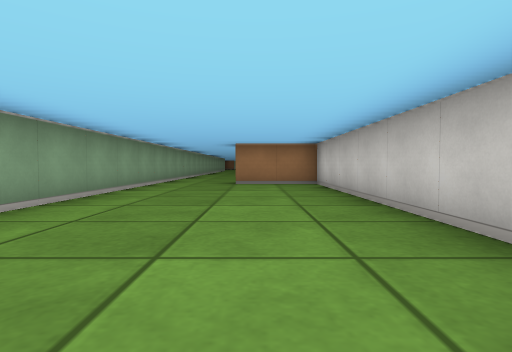
view 1 (above)

16 first-person views from a walk through a cub3D level. The camera is about half as high as the walls, tilts 2° down and sees 80° across. The floor is counted in squares. Each view is taken from the middle of a square. On the plan, view 1 faces up. The plan holds only what a view shows up to about 9 squares ahead; the rest is blank.

view 2
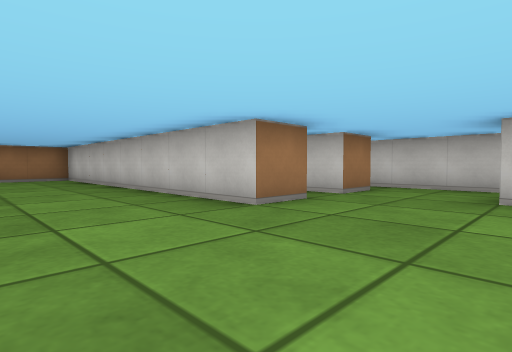

view 3
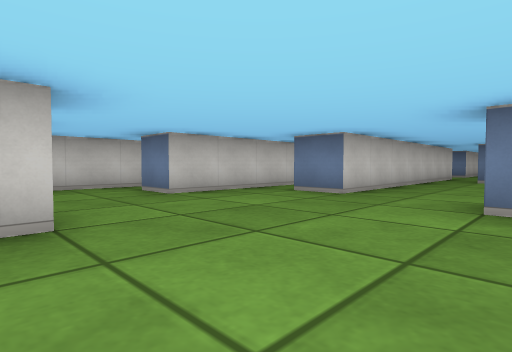

view 4
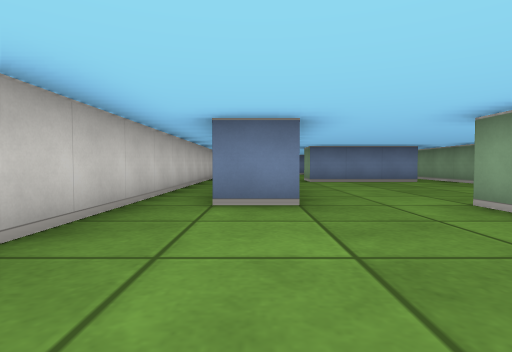

view 5
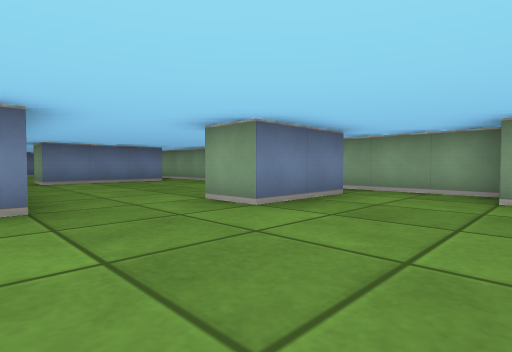

view 6
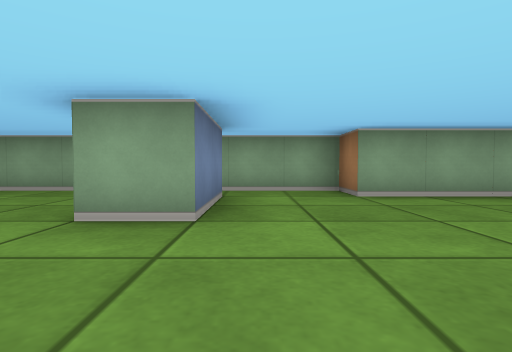

view 7
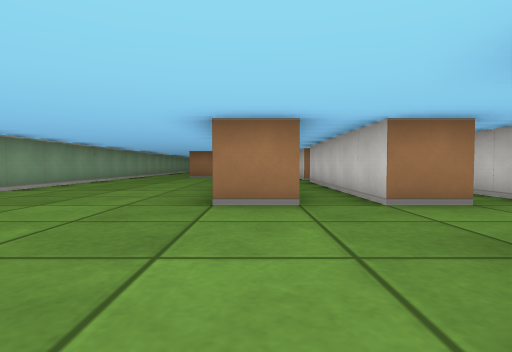

view 8
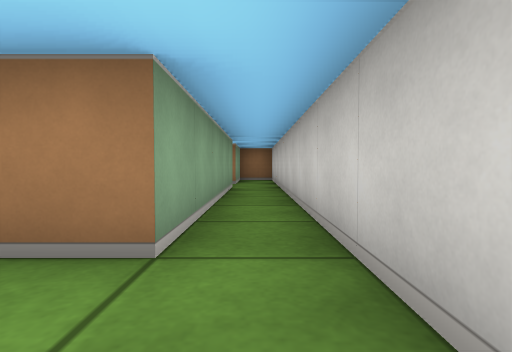

view 9
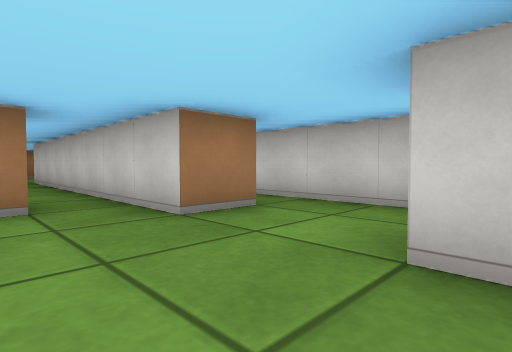

view 10
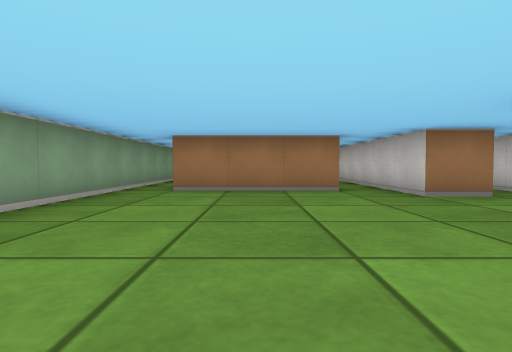

view 11
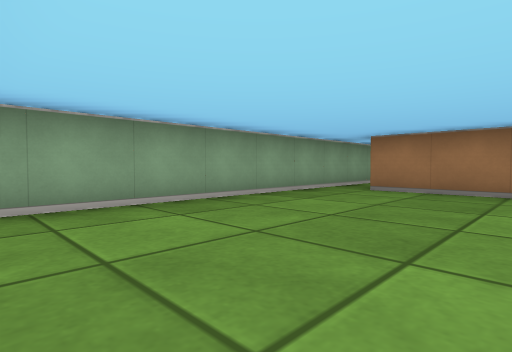

view 12
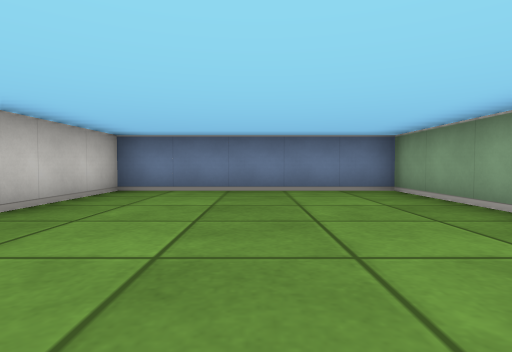

view 13
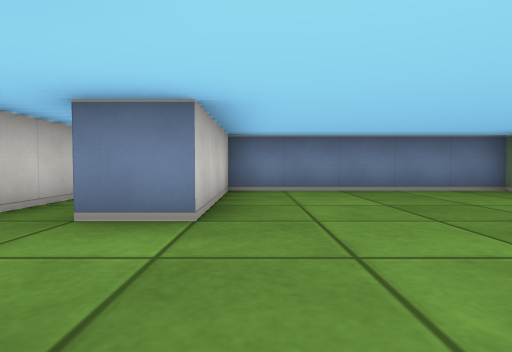

view 14
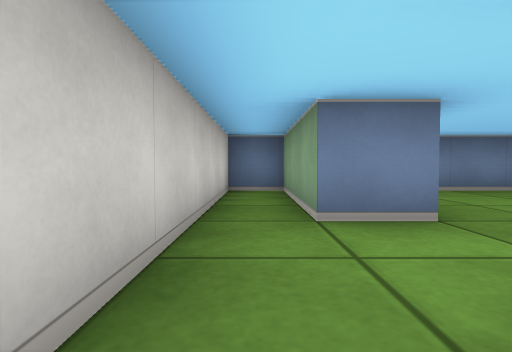

view 15
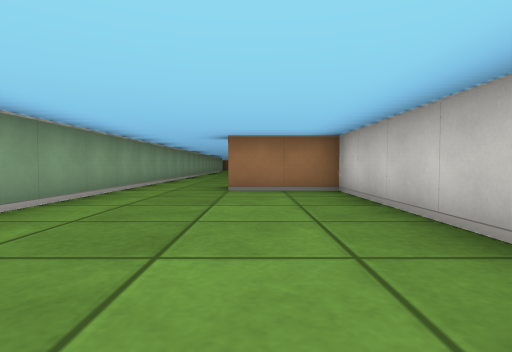

view 16
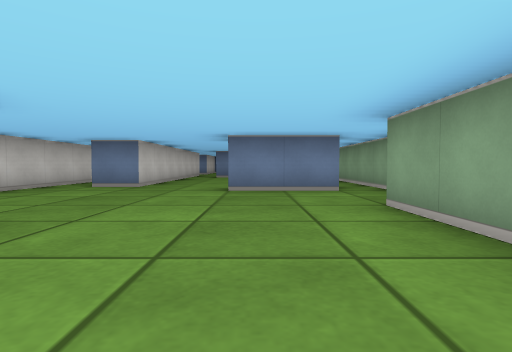

### Floor plan
Points are (right, up) in squares from view 1. A wall is a line through its corners. A room is listed if a view was taken in it or the views show most of it. See-through windows are left out.
Room 1 (views 1, 2, 3, 4, 5, 6, 7, 14, 15, 16)
walls: (2.6, -0.5) (1.5, -0.5) (1.5, 7.5) (-0.5, 7.5); (4.5, -0.5) (3.5, -0.5) (3.5, 4.5); (1.5, -4.5) (2.5, -4.5); (-2.6, -3.5) (-0.5, -3.5); (-2.5, 8.4) (-2.5, -1.5) (-3.5, -1.5) (-3.5, -3.5); (2.5, -13.5) (2.5, -16.5) (3.5, -16.5) (3.5, -2.5) (4.5, -2.5)
ways out: opening at (4, -1.5) to room 2; opening at (2, -12.5) to room 3; opening at (-3, -4) to room 4; opening at (0.5, -4.5) to room 4; opening at (-1.5, 8)
Room 2 (view 8)
walls: (5.5, -3) (5.5, 7); (4.5, 4.5) (4.5, -0.5); (4.5, 6.6) (4.5, 5.6)
ways out: opening at (4, -1.5) to room 1
Room 3 (views 9, 10, 11, 12, 13)
walls: (0.5, -9.5) (0.5, -10.5) (-2.5, -10.5); (2.6, -11.5) (1.5, -11.5) (1.5, -9.5); (-3.5, -9.5) (-3.5, -16.5) (1.5, -16.5) (1.5, -13.5) (2.5, -13.5)
ways out: opening at (2, -12.5) to room 1; opening at (-3, -10) to room 4; opening at (1, -10) to room 4
Room 4 (no view inside)
walls: (-2.6, -9.5) (0.5, -9.5); (-0.5, -3.5) (-0.5, -4.5); (1.5, -9.5) (1.5, -4.5); (-3.5, -3.5) (-3.5, -9.5)
ways out: opening at (-3, -4) to room 1; opening at (0.5, -4.5) to room 1; opening at (-3, -10) to room 3; opening at (1, -10) to room 3

Positions as (right, up) in squares from view 1, and headings:
1: (0, 0), facing up
2: (-1, -3), facing up-right
3: (-1, 0), facing down-right
4: (2, -1), facing down
5: (2, -1), facing down-left
6: (2, -3), facing left
7: (2, -4), facing up
8: (5, -2), facing up
9: (0, -14), facing up-right
10: (-1, -16), facing up
11: (0, -16), facing up-left
12: (-1, -11), facing down
13: (1, -11), facing down
14: (3, -11), facing down
15: (0, 2), facing up
16: (-1, 2), facing down
